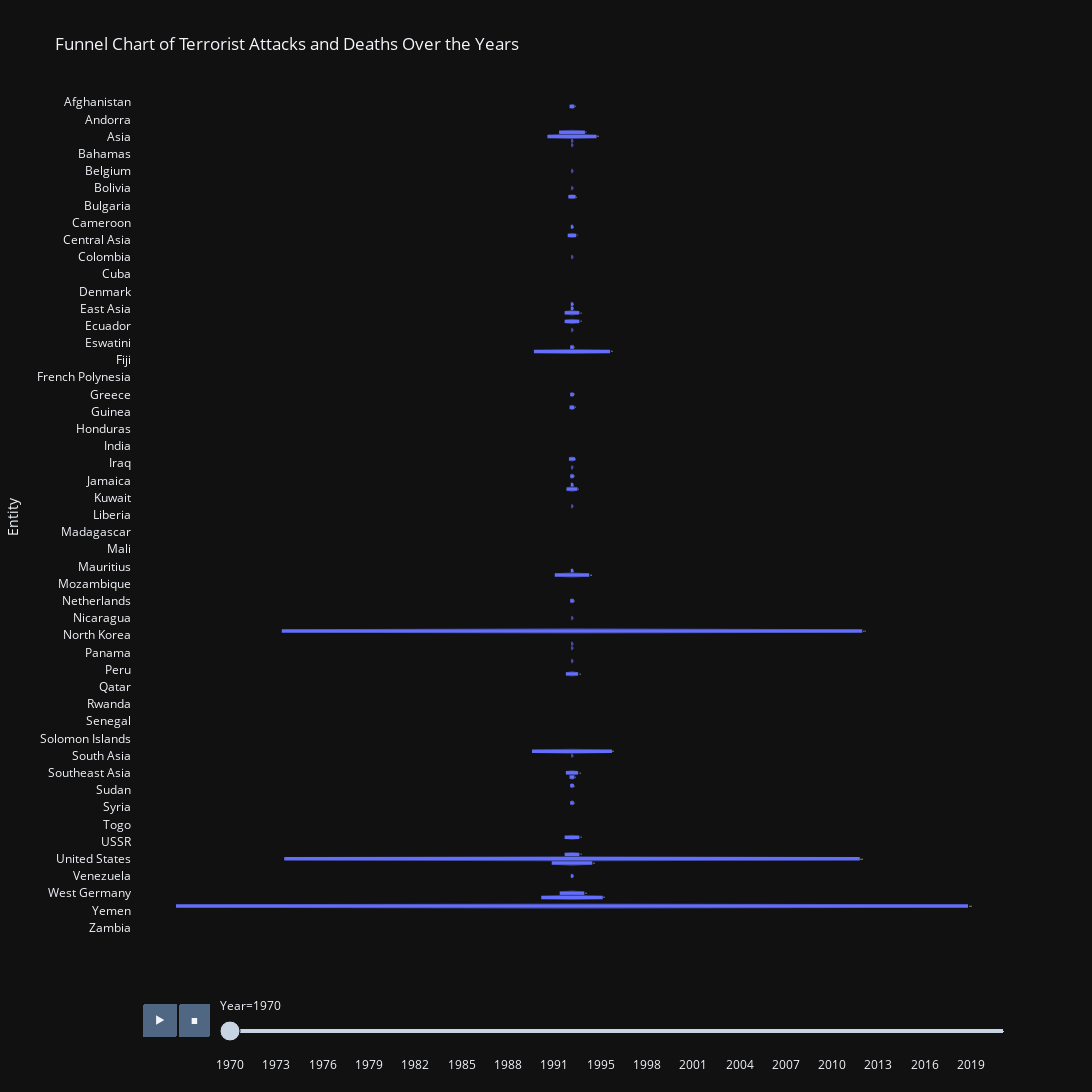

Notebook code for this chart:
### Markdown cell above
----------------

### Code cell
df_filtered = df[df.groupby('Entity')['Terrorist attacks'].transform('max') > 0]

fig5 = px.funnel(df, x='Terrorist attacks', y='Entity', animation_frame='Year',
                title='Funnel Chart of Terrorist Attacks and Deaths Over the Years',
                labels={'Terrorist attacks': 'Count'},
                template='plotly_dark')

fig5.update_layout(width=1200, height=4800)

fig5.show()

### Figure 1 — Plotly figure (JSON) as saved in the notebook; plotly's stock layout.template omitted (floating-point values rounded to 4 significant figures; data arrays with more than 128 entries replaced by an {"elided": "..."} marker saying what was removed)
{"data": [{"hovertemplate": "Year=1970<br>Count=%{x}<br>Entity=%{y}<extra></extra>", "legendgroup": "", "marker": {"color": "#636efa"}, "name": "", "orientation": "h", "showlegend": false, "type": "funnel", "x": {"elided": "194 int values"}, "xaxis": "x", "y": {"elided": "194 str values"}, "yaxis": "y"}], "layout": {"height": 4800, "legend": {"tracegroupgap": 0}, "sliders": [{"active": 0, "currentvalue": {"prefix": "Year="}, "len": 0.9, "pad": {"b": 10, "t": 60}, "steps": [{"args": [["1970"], {"frame": {"duration": 0, "redraw": true}, "fromcurrent": true, "mode": "immediate", "transition": {"duration": 0, "easing": "linear"}}], "label": "1970", "method": "animate"}, {"args": [["1971"], {"frame": {"duration": 0, "redraw": true}, "fromcurrent": true, "mode": "immediate", "transition": {"duration": 0, "easing": "linear"}}], "label": "1971", "method": "animate"}, {"args": [["1972"], {"frame": {"duration": 0, "redraw": true}, "fromcurrent": true, "mode": "immediate", "transition": {"duration": 0, "easing": "linear"}}], "label": "1972", "method": "animate"}, {"args": [["1973"], {"frame": {"duration": 0, "redraw": true}, "fromcurrent": true, "mode": "immediate", "transition": {"duration": 0, "easing": "linear"}}], "label": "1973", "method": "animate"}, {"args": [["1974"], {"frame": {"duration": 0, "redraw": true}, "fromcurrent": true, "mode": "immediate", "transition": {"duration": 0, "easing": "linear"}}], "label": "1974", "method": "animate"}, {"args": [["1975"], {"frame": {"duration": 0, "redraw": true}, "fromcurrent": true, "mode": "immediate", "transition": {"duration": 0, "easing": "linear"}}], "label": "1975", "method": "animate"}, {"args": [["1976"], {"frame": {"duration": 0, "redraw": true}, "fromcurrent": true, "mode": "immediate", "transition": {"duration": 0, "easing": "linear"}}], "label": "1976", "method": "animate"}, {"args": [["1977"], {"frame": {"duration": 0, "redraw": true}, "fromcurrent": true, "mode": "immediate", "transition": {"duration": 0, "easing": "linear"}}], "label": "1977", "method": "animate"}, {"args": [["1978"], {"frame": {"duration": 0, "redraw": true}, "fromcurrent": true, "mode": "immediate", "transition": {"duration": 0, "easing": "linear"}}], "label": "1978", "method": "animate"}, {"args": [["1979"], {"frame": {"duration": 0, "redraw": true}, "fromcurrent": true, "mode": "immediate", "transition": {"duration": 0, "easing": "linear"}}], "label": "1979", "method": "animate"}, {"args": [["1980"], {"frame": {"duration": 0, "redraw": true}, "fromcurrent": true, "mode": "immediate", "transition": {"duration": 0, "easing": "linear"}}], "label": "1980", "method": "animate"}, {"args": [["1981"], {"frame": {"duration": 0, "redraw": true}, "fromcurrent": true, "mode": "immediate", "transition": {"duration": 0, "easing": "linear"}}], "label": "1981", "method": "animate"}, {"args": [["1982"], {"frame": {"duration": 0, "redraw": true}, "fromcurrent": true, "mode": "immediate", "transition": {"duration": 0, "easing": "linear"}}], "label": "1982", "method": "animate"}, {"args": [["1983"], {"frame": {"duration": 0, "redraw": true}, "fromcurrent": true, "mode": "immediate", "transition": {"duration": 0, "easing": "linear"}}], "label": "1983", "method": "animate"}, {"args": [["1984"], {"frame": {"duration": 0, "redraw": true}, "fromcurrent": true, "mode": "immediate", "transition": {"duration": 0, "easing": "linear"}}], "label": "1984", "method": "animate"}, {"args": [["1985"], {"frame": {"duration": 0, "redraw": true}, "fromcurrent": true, "mode": "immediate", "transition": {"duration": 0, "easing": "linear"}}], "label": "1985", "method": "animate"}, {"args": [["1986"], {"frame": {"duration": 0, "redraw": true}, "fromcurrent": true, "mode": "immediate", "transition": {"duration": 0, "easing": "linear"}}], "label": "1986", "method": "animate"}, {"args": [["1987"], {"frame": {"duration": 0, "redraw": true}, "fromcurrent": true, "mode": "immediate", "transition": {"duration": 0, "easing": "linear"}}], "label": "1987", "method": "animate"}, {"args": [["1988"], {"frame": {"duration": 0, "redraw": true}, "fromcurrent": true, "mode": "immediate", "transition": {"duration": 0, "easing": "linear"}}], "label": "1988", "method": "animate"}, {"args": [["1989"], {"frame": {"duration": 0, "redraw": true}, "fromcurrent": true, "mode": "immediate", "transition": {"duration": 0, "easing": "linear"}}], "label": "1989", "method": "animate"}, {"args": [["1990"], {"frame": {"duration": 0, "redraw": true}, "fromcurrent": true, "mode": "immediate", "transition": {"duration": 0, "easing": "linear"}}], "label": "1990", "method": "animate"}, {"args": [["1991"], {"frame": {"duration": 0, "redraw": true}, "fromcurrent": true, "mode": "immediate", "transition": {"duration": 0, "easing": "linear"}}], "label": "1991", "method": "animate"}, {"args": [["1992"], {"frame": {"duration": 0, "redraw": true}, "fromcurrent": true, "mode": "immediate", "transition": {"duration": 0, "easing": "linear"}}], "label": "1992", "method": "animate"}, {"args": [["1994"], {"frame": {"duration": 0, "redraw": true}, "fromcurrent": true, "mode": "immediate", "transition": {"duration": 0, "easing": "linear"}}], "label": "1994", "method": "animate"}, {"args": [["1995"], {"frame": {"duration": 0, "redraw": true}, "fromcurrent": true, "mode": "immediate", "transition": {"duration": 0, "easing": "linear"}}], "label": "1995", "method": "animate"}, {"args": [["1996"], {"frame": {"duration": 0, "redraw": true}, "fromcurrent": true, "mode": "immediate", "transition": {"duration": 0, "easing": "linear"}}], "label": "1996", "method": "animate"}, {"args": [["1997"], {"frame": {"duration": 0, "redraw": true}, "fromcurrent": true, "mode": "immediate", "transition": {"duration": 0, "easing": "linear"}}], "label": "1997", "method": "animate"}, {"args": [["1998"], {"frame": {"duration": 0, "redraw": true}, "fromcurrent": true, "mode": "immediate", "transition": {"duration": 0, "easing": "linear"}}], "label": "1998", "method": "animate"}, {"args": [["1999"], {"frame": {"duration": 0, "redraw": true}, "fromcurrent": true, "mode": "immediate", "transition": {"duration": 0, "easing": "linear"}}], "label": "1999", "method": "animate"}, {"args": [["2000"], {"frame": {"duration": 0, "redraw": true}, "fromcurrent": true, "mode": "immediate", "transition": {"duration": 0, "easing": "linear"}}], "label": "2000", "method": "animate"}, {"args": [["2001"], {"frame": {"duration": 0, "redraw": true}, "fromcurrent": true, "mode": "immediate", "transition": {"duration": 0, "easing": "linear"}}], "label": "2001", "method": "animate"}, {"args": [["2002"], {"frame": {"duration": 0, "redraw": true}, "fromcurrent": true, "mode": "immediate", "transition": {"duration": 0, "easing": "linear"}}], "label": "2002", "method": "animate"}, {"args": [["2003"], {"frame": {"duration": 0, "redraw": true}, "fromcurrent": true, "mode": "immediate", "transition": {"duration": 0, "easing": "linear"}}], "label": "2003", "method": "animate"}, {"args": [["2004"], {"frame": {"duration": 0, "redraw": true}, "fromcurrent": true, "mode": "immediate", "transition": {"duration": 0, "easing": "linear"}}], "label": "2004", "method": "animate"}, {"args": [["2005"], {"frame": {"duration": 0, "redraw": true}, "fromcurrent": true, "mode": "immediate", "transition": {"duration": 0, "easing": "linear"}}], "label": "2005", "method": "animate"}, {"args": [["2006"], {"frame": {"duration": 0, "redraw": true}, "fromcurrent": true, "mode": "immediate", "transition": {"duration": 0, "easing": "linear"}}], "label": "2006", "method": "animate"}, {"args": [["2007"], {"frame": {"duration": 0, "redraw": true}, "fromcurrent": true, "mode": "immediate", "transition": {"duration": 0, "easing": "linear"}}], "label": "2007", "method": "animate"}, {"args": [["2008"], {"frame": {"duration": 0, "redraw": true}, "fromcurrent": true, "mode": "immediate", "transition": {"duration": 0, "easing": "linear"}}], "label": "2008", "method": "animate"}, {"args": [["2009"], {"frame": {"duration": 0, "redraw": true}, "fromcurrent": true, "mode": "immediate", "transition": {"duration": 0, "easing": "linear"}}], "label": "2009", "method": "animate"}, {"args": [["2010"], {"frame": {"duration": 0, "redraw": true}, "fromcurrent": true, "mode": "immediate", "transition": {"duration": 0, "easing": "linear"}}], "label": "2010", "method": "animate"}, {"args": [["2011"], {"frame": {"duration": 0, "redraw": true}, "fromcurrent": true, "mode": "immediate", "transition": {"duration": 0, "easing": "linear"}}], "label": "2011", "method": "animate"}, {"args": [["2012"], {"frame": {"duration": 0, "redraw": true}, "fromcurrent": true, "mode": "immediate", "transition": {"duration": 0, "easing": "linear"}}], "label": "2012", "method": "animate"}, {"args": [["2013"], {"frame": {"duration": 0, "redraw": true}, "fromcurrent": true, "mode": "immediate", "transition": {"duration": 0, "easing": "linear"}}], "label": "2013", "method": "animate"}, {"args": [["2014"], {"frame": {"duration": 0, "redraw": true}, "fromcurrent": true, "mode": "immediate", "transition": {"duration": 0, "easing": "linear"}}], "label": "2014", "method": "animate"}, {"args": [["2015"], {"frame": {"duration": 0, "redraw": true}, "fromcurrent": true, "mode": "immediate", "transition": {"duration": 0, "easing": "linear"}}], "label": "2015", "method": "animate"}, {"args": [["2016"], {"frame": {"duration": 0, "redraw": true}, "fromcurrent": true, "mode": "immediate", "transition": {"duration": 0, "easing": "linear"}}], "label": "2016", "method": "animate"}, {"args": [["2017"], {"frame": {"duration": 0, "redraw": true}, "fromcurrent": true, "mode": "immediate", "transition": {"duration": 0, "easing": "linear"}}], "label": "2017", "method": "animate"}, {"args": [["2018"], {"frame": {"duration": 0, "redraw": true}, "fromcurrent": true, "mode": "immediate", "transition": {"duration": 0, "easing": "linear"}}], "label": "2018", "method": "animate"}, {"args": [["2019"], {"frame": {"duration": 0, "redraw": true}, "fromcurrent": true, "mode": "immediate", "transition": {"duration": 0, "easing": "linear"}}], "label": "2019", "method": "animate"}, {"args": [["2020"], {"frame": {"duration": 0, "redraw": true}, "fromcurrent": true, "mode": "immediate", "transition": {"duration": 0, "easing": "linear"}}], "label": "2020", "method": "animate"}, {"args": [["2021"], {"frame": {"duration": 0, "redraw": true}, "fromcurrent": true, "mode": "immediate", "transition": {"duration": 0, "easing": "linear"}}], "label": "2021", "method": "animate"}], "x": 0.1, "xanchor": "left", "y": 0, "yanchor": "top"}], "title": {"text": "Funnel Chart of Terrorist Attacks and Deaths Over the Years"}, "updatemenus": [{"buttons": [{"args": [null, {"frame": {"duration": 500, "redraw": true}, "fromcurrent": true, "mode": "immediate", "transition": {"duration": 500, "easing": "linear"}}], "label": "&#9654;", "method": "animate"}, {"args": [[null], {"frame": {"duration": 0, "redraw": true}, "fromcurrent": true, "mode": "immediate", "transition": {"duration": 0, "easing": "linear"}}], "label": "&#9724;", "method": "animate"}], "direction": "left", "pad": {"r": 10, "t": 70}, "showactive": false, "type": "buttons", "x": 0.1, "xanchor": "right", "y": 0, "yanchor": "top"}], "width": 1200, "xaxis": {"anchor": "y", "domain": [0, 1], "title": {"text": "Count"}}, "yaxis": {"anchor": "x", "domain": [0, 1], "title": {"text": "Entity"}}}}
